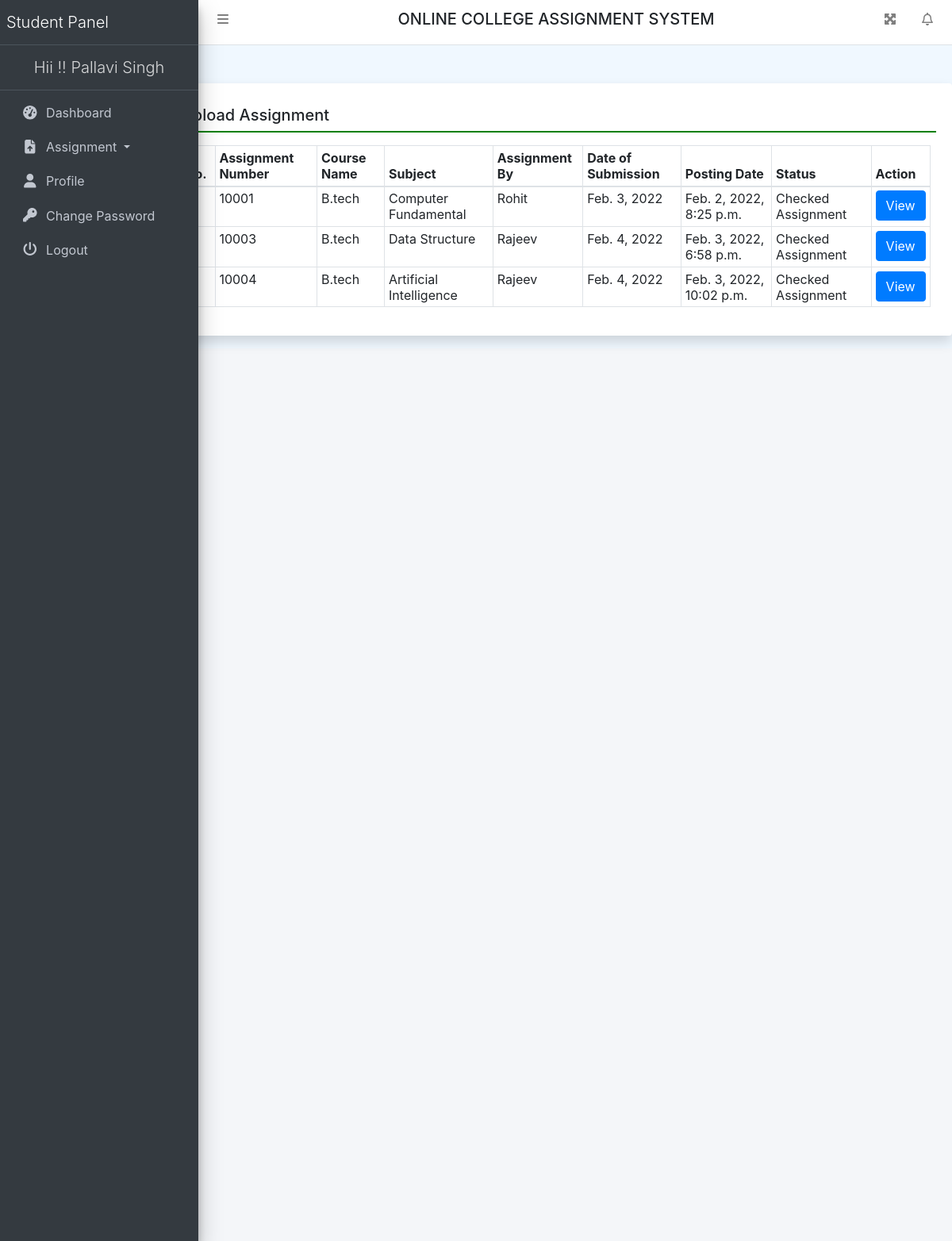
/uploadAssignment (signed in), run on the app's committed database.
### collegeAssignment/models.py (models this page shows, shortened)
class Uploadass(models.Model):
    assignment = models.ForeignKey(Assigment, on_delete=models.CASCADE)
    userdetail = models.ForeignKey(UserDetail, on_delete=models.CASCADE)
    Assdesc = models.CharField(max_length=300, null=True)
    AnswerFile = models.FileField(null=True)
    SubmitDate = models.DateField(null=True)
    Marks = models.CharField(max_length=100, null=True)
    Remarks = models.CharField(max_length=250, null=True)
    UpdationDate = models.DateField(null=True)

class Assigment(models.Model):
    teacher = models.ForeignKey(Teacher, on_delete=models.CASCADE)
    course = models.ForeignKey(Course, on_delete=models.CASCADE)
    subject = models.ForeignKey(Subject, on_delete=models.CASCADE)
    AssignmentNumber = models.IntegerField(null=True)
    AssignmentTitle = models.CharField(max_length=150, null=True)
    AssignmentDescription = models.CharField(max_length=300, null=True)
    SubmissionDate = models.DateField(null=True)
    AssignmentMarks = models.CharField(max_length=150, null=True)
    AssignmentFile = models.FileField(max_length=200, null=True)
    CreationDate = models.DateTimeField(auto_now_add=True)

class Course(models.Model):
    BranchName = models.CharField(max_length=150, null=True)
    CourseName = models.CharField(max_length=200, null=True)
    CreationDate = models.DateTimeField(auto_now_add=True)

class Subject(models.Model):
    course = models.ForeignKey(Course, on_delete=models.CASCADE)
    SubjectFullname = models.CharField(max_length=200, null=True)
    SubjectShortname = models.CharField(max_length=50, null=True)
    SubjectCode = models.CharField(max_length=50, null=True)
    CreationDate = models.DateTimeField(auto_now_add=True)

class Teacher(models.Model):
    users = models.ForeignKey(User, on_delete=models.CASCADE)
    EmpID = models.IntegerField(null=True)
    MobileNumber = models.CharField(max_length=15, null=True)
    Gender = models.CharField(max_length=50, null=True)
    Dob = models.DateField(null=True)
    course = models.ForeignKey(Course, on_delete=models.CASCADE)
    Religion = models.CharField(max_length=100, null=True)
    Address = models.CharField(max_length=300, null=True)
    ProfilePic = models.FileField(max_length=200, null=True)
    JoiningDate = models.DateTimeField(auto_now_add=True)

### collegeAssignment/views.py (the view)
# urls.py: path('uploadAssignment', uploadAssignment, name='uploadAssignment'),
def uploadAssignment(request):
    if not request.user.is_authenticated:
        return redirect('student_login')
    uploadAssign = Uploadass.objects.filter(SubmitDate__isnull=False)
    return render(request, 'uploadAssignment.html', locals())

### collegeAssignment/templates/uploadAssignment.html
{% extends 'studentHeader.html' %}
{% block main %}
<div class="card shadow mt-5 offset-2">
    <div class="card-body">
        <h5 class="p-2" style="border-bottom: 2px solid green;">Upload Assignment</h5>
        <div class="container-fluid mt-3">
            <table class="table table-bordered table-sm">
                <thead>
                <tr>
                    <th>S No.</th>
                    <th>Assignment Number</th>
                    <th>Course Name</th>
                    <th>Subject</th>
                    <th>Assignment By</th>
                    <th>Date of Submission</th>
                    <th>Posting Date</th>
                    <th>Status</th>
                    <th>Action</th>
                </tr>
                </thead>
                <tbody>
                {% for i in uploadAssign %}
                <tr>
                    <td>{{forloop.counter}}</td>
                    <td>{{i.assignment.AssignmentNumber}}</td>
                    <td>{{i.assignment.course.CourseName}}</td>
                    <td>{{i.assignment.subject.SubjectFullname}}</td>
                    <td>{{i.assignment.teacher.users.first_name}}</td>
                    <td>{{i.SubmitDate}}</td>
                    <td>{{i.assignment.CreationDate}}</td>
                    {% if i.Marks == None %}
                    <td>Unchecked Assignment</td>
                    {% else %}
                    <td>Checked Assignment</td>
                    {% endif %}
                    <td><a href="{% url 'viewsubmitAssign' i.id %}" class="btn btn-primary">View</a></td>
                </tr>
                {% endfor %}
                </tbody>
            </table>
        </div>
    </div>
</div>
{% endblock %}

### collegeAssignment/templates/studentHeader.html (shortened to what this page needs)
{% load static %}
<html>
<head runat="server">
    <link href="{% static 'css/bootstrap.css' %}" rel="stylesheet"/>
    <link href="{% static 'css/all.css' %}" rel="stylesheet"/>
    <link href="{% static 'css/adminlte.css' %}" rel="stylesheet"/>
    <link href="{% static 'css/OverlayScrollbars.css' %}" rel="stylesheet"/>
    <link rel="stylesheet" href="https://cdn.datatables.net/1.10.23/css/jquery.dataTables.min.css">
    <link rel="stylesheet" href="https://cdn.datatables.net/buttons/1.6.5/css/buttons.dataTables.min.css">
    <link rel="stylesheet"
          href="https://cdn.jsdelivr.net/npm/bootstrap-select@1.13.14/dist/css/bootstrap-select.min.css">
</head>
<body class="hold-transition sidebar-mini layout-fixed layout-navbar-fixed layout-footer-fixed">
<nav class="main-header navbar navbar-expand navbar-white navbar-light">
    <ul class="navbar-nav">
        <li class="nav-item">
            <a class="nav-link" data-widget="pushmenu" href="#" role="button"><i class="fas fa-bars"></i></a>
        </li>
    </ul>
    <h5 class="text-center text-uppercase" style="width:100%;">Online College Assignment System</h5>
    <ul class="navbar-nav ml-auto">
        <li class="nav-item">
            <a class="nav-link" data-widget="fullscreen" href="#" role="button">
                <i class="fas fa-expand-arrows-alt"></i>
            </a>
        </li>
        <li class="nav-item dropdown">
            <a class="nav-link" data-toggle="dropdown" href="#">
                <i class="far fa-bell fas-shake animated"></i>
            </a>
        </li>
    </ul>
</nav>
<aside class="main-sidebar sidebar-dark-primary elevation-4">
    <a href="{% url 'sdashboard' %}" class="brand-link">
        <span class="brand-text font-weight-light">Student Panel</span>
    </a>
    <a href="{% url 'sdashboard' %}" class="brand-link">
        <center><span
                class="brand-text font-weight-light">Hii !! {{request.user.first_name}} {{request.user.last_name}} </span>
        </center>
    </a>
    <div class="sidebar">
        <nav class="mt-2">
            <ul class="nav nav-pills nav-sidebar flex-column" data-widget="treeview" role="menu" data-accordion="false">
                <li class="nav-item"><a href="{% url 'sdashboard' %}" class="nav-link">
                    <i class="nav-icon fas fa-tachometer-alt"></i>
                    <p>Dashboard</p>
                </a></li>
                <li class="nav-item dropdown">
                    <a class="nav-link dropdown-toggle" href="#" id="navbarDropdown"
                       role="button" data-toggle="dropdown" aria-haspopup="true"
                       aria-expanded="false"> <i class="nav-icon fas fa-file-upload"></i> Assignment </a>
                </li>
                <li class="nav-item"><a href="{% url 'studentProfile' %}" class="nav-link">
                    <i class="nav-icon fas fa-user"></i>
                    <p>Profile</p>
                </a></li>
                <li class="nav-item"><a href="{% url 'studentchangePassword' %}" class="nav-link">
                    <i class="nav-icon fas fa-key"></i>
                    <p>Change Password</p>
                </a></li>
                <li class="nav-item"><a href="/logout" class="nav-link">
                    <i class="nav-icon fas fa-power-off"></i>
                    <p>Logout</p>
                </a></li>
            </ul>
        </nav>
    </div>
</aside>
{% block main %}
{% endblock %}
<div class="content-wrapper"></div>

### collegeAssignment/static/css/all.css (style rules this page uses)
.fa-bars:before { content: "\f0c9"; }
.fa-bell:before { content: "\f0f3"; }
.fa-key:before { content: "\f084"; }
.fa-power-off:before { content: "\f011"; }
.fa-user:before { content: "\f007"; }

### collegeAssignment/static/css/OverlayScrollbars.css (style rules this page uses)
.os-host, .os-host-textarea { position: relative; overflow: visible !important; -webkit-box-orient: vertical; -webkit-box-direction: normal; -ms-flex-direction: column; flex-direction: column; -ms-flex-wrap: nowrap; flex-wrap: nowrap; -webkit-box-pack: start; -ms-flex-pack: start; justify-content: flex-start; -ms-flex-line-pack: start; align-content: flex-start; -webkit-box-align: start; -ms-flex-align: start; -ms-grid-row-align: flex-start; align-items: flex-start; }

### collegeAssignment/templates/studentHeader.html (style rules this page uses)
body { background-color: aliceblue; }

### data on the page
Uploadass: assignment.AssignmentNumber "10001", assignment.course.CourseName "B.tech", assignment.subject.SubjectFullname "Computer Fundamental", assignment.teacher.users.first_name "Rohit", SubmitDate "Feb. 3, 2022", assignment.CreationDate "Feb. 2, 2022, 8:25 p.m.", Marks "Checked Assignment"
Uploadass: assignment.AssignmentNumber "10003", assignment.course.CourseName "B.tech", assignment.subject.SubjectFullname "Data Structure", assignment.teacher.users.first_name "Rajeev", SubmitDate "Feb. 4, 2022", assignment.CreationDate "Feb. 3, 2022, 6:58 p.m.", Marks "Checked Assignment"
Uploadass: assignment.AssignmentNumber "10004", assignment.course.CourseName "B.tech", assignment.subject.SubjectFullname "Artificial Intelligence", assignment.teacher.users.first_name "Rajeev", SubmitDate "Feb. 4, 2022", assignment.CreationDate "Feb. 3, 2022, 10:02 p.m.", Marks "Checked Assignment"

### other printed values
{{ request.user.first_name }} "Pallavi"
{{ request.user.last_name }} "Singh"
